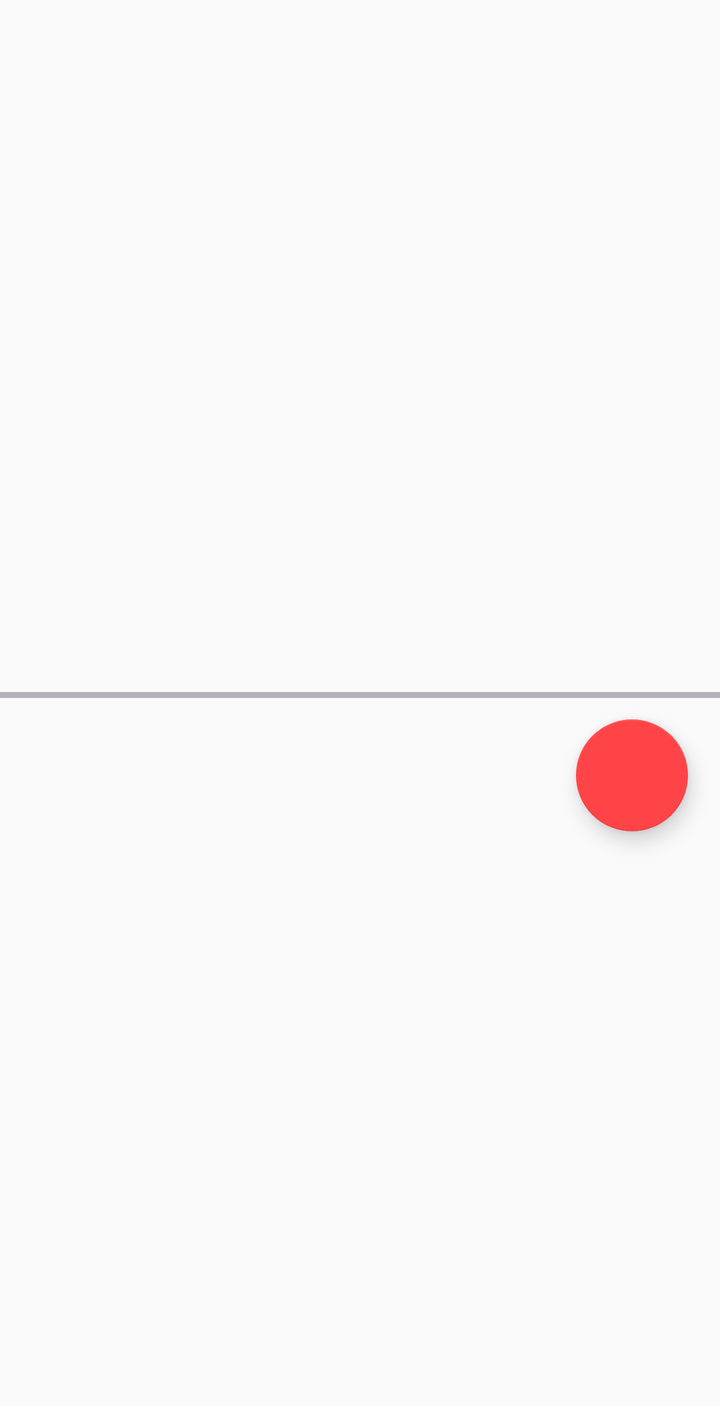
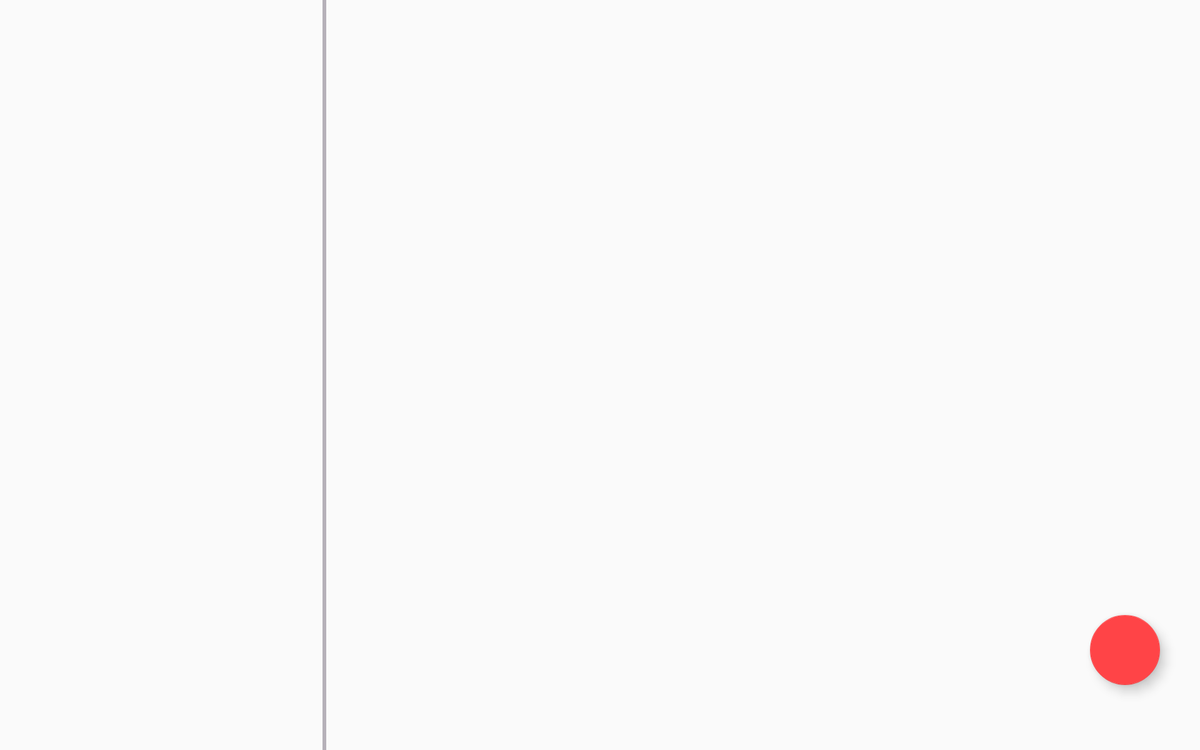

The same Android screen from two of the app's own layout files: first res/layout/ as a phone draws it, then the repository's variant for another configuration, drawn on a device whose configuration selects that folder. Both files follow.
<!-- AndroidManifest.xml: application theme AppTheme -->
<!-- res/layout/step_fragment.xml -->
<?xml version="1.0" encoding="utf-8"?>
<ScrollView xmlns:android="http://schemas.android.com/apk/res/android"
    xmlns:app="http://schemas.android.com/apk/res-auto"
    android:layout_width="match_parent"
    android:layout_height="match_parent"
    android:orientation="vertical">

    <android.support.constraint.ConstraintLayout
        android:layout_width="match_parent"
        android:layout_height="wrap_content">

        <android.support.v7.widget.RecyclerView
            android:id="@+id/rc_ingredients"
            android:layout_width="match_parent"
            android:layout_height="262dp"
            android:layout_marginTop="8dp"
            app:layout_constraintEnd_toEndOf="parent"
            app:layout_constraintStart_toStartOf="parent"
            app:layout_constraintTop_toTopOf="parent" />

        <View
            android:id="@+id/view"
            android:layout_width="match_parent"
            android:layout_height="3dp"
            android:layout_marginTop="76dp"
            android:background="@color/darker_gray"
            app:layout_constraintEnd_toEndOf="parent"
            app:layout_constraintHorizontal_bias="0.0"
            app:layout_constraintStart_toStartOf="parent"
            app:layout_constraintTop_toBottomOf="@+id/rc_ingredients" />

        <android.support.v7.widget.RecyclerView
            android:id="@+id/rc_steps"
            android:layout_width="match_parent"
            android:layout_height="277dp"
            android:layout_marginTop="80dp"
            app:layout_constraintEnd_toEndOf="parent"
            app:layout_constraintHorizontal_bias="0.0"
            app:layout_constraintStart_toStartOf="parent"
            app:layout_constraintTop_toTopOf="@+id/view" />

        <android.support.design.widget.FloatingActionButton
            android:id="@+id/fbtn_favorite"
            android:layout_width="wrap_content"
            android:layout_height="wrap_content"
            android:layout_marginBottom="8dp"
            android:layout_marginEnd="16dp"
            android:layout_marginTop="8dp"
            android:elevation="@dimen/fab_elevation"
            android:src="@drawable/ic_favorite_border"
            app:backgroundTint="@color/colorPrimary"
            app:layout_constraintBottom_toTopOf="@+id/rc_steps"
            app:layout_constraintEnd_toEndOf="parent"
            app:layout_constraintTop_toBottomOf="@+id/view" />
    </android.support.constraint.ConstraintLayout>
</ScrollView>
<!-- resources referenced by this layout -->
<resources>
  <color name="colorPrimary">#ff4447</color>
  <color name="darker_gray">#b6b1b9</color>
  <dimen name="fab_elevation">8dp</dimen>
  <style name="AppTheme" parent="Theme.AppCompat.Light.DarkActionBar">
          
          <item name="colorPrimary">@color/colorPrimary</item>
          <item name="colorPrimaryDark">@color/colorPrimaryDark</item>
          <item name="cardViewStyle">@style/CardView</item>
      </style>
  <color name="colorPrimaryDark">#ff4447</color>
</resources>
<!-- res/layout-sw600dp-land/step_fragment.xml (the repository's variant of the layout above) -->
<!-- drawn on a 7-inch tablet turned sideways -->
<?xml version="1.0" encoding="utf-8"?>
<LinearLayout xmlns:android="http://schemas.android.com/apk/res/android"
    xmlns:app="http://schemas.android.com/apk/res-auto"
    android:layout_width="match_parent"
    android:layout_height="match_parent"
    android:orientation="horizontal">

    <android.support.constraint.ConstraintLayout
        android:id="@+id/cons_one"
        android:layout_width="match_parent"
        android:layout_height="match_parent">

        <android.support.v7.widget.RecyclerView
            android:id="@+id/rc_ingredients"
            android:layout_width="250dp"
            android:layout_height="200dp"
            android:layout_marginTop="6dp"
            app:layout_constraintStart_toStartOf="parent"
            app:layout_constraintTop_toTopOf="parent" />

        <View
            android:id="@+id/view"
            android:layout_width="3dp"
            android:layout_height="wrap_content"
            android:layout_marginStart="8dp"
            android:layout_marginTop="6dp"
            android:background="@color/darker_gray"
            app:layout_constraintLeft_toRightOf="@+id/rc_ingredients" />

        <android.support.v7.widget.RecyclerView
            android:id="@+id/rc_steps"
            android:layout_width="250dp"
            android:layout_height="500dp"
            android:layout_marginTop="16dp"
            app:layout_constraintEnd_toStartOf="@+id/view"
            app:layout_constraintStart_toStartOf="parent"
            app:layout_constraintTop_toBottomOf="@+id/rc_ingredients" />

        <android.support.design.widget.FloatingActionButton
            android:id="@+id/fbtn_favorite"
            android:layout_width="wrap_content"
            android:layout_height="wrap_content"
            android:layout_marginBottom="52dp"
            android:layout_marginEnd="32dp"
            android:elevation="@dimen/fab_elevation"
            android:src="@drawable/ic_favorite_border"
            app:backgroundTint="@color/colorPrimary"
            app:layout_constraintBottom_toBottomOf="parent"
            app:layout_constraintEnd_toEndOf="parent" />
    </android.support.constraint.ConstraintLayout>

</LinearLayout>
